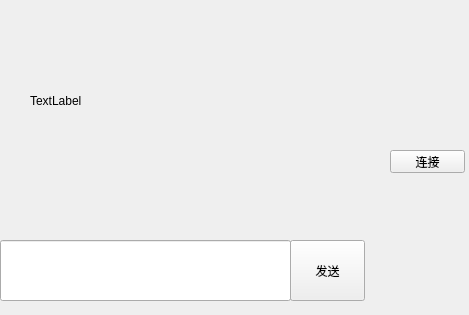
<?xml version="1.0" encoding="UTF-8"?>
<ui version="4.0">
 <class>Widget</class>
 <widget class="QWidget" name="Widget">
  <property name="geometry">
   <rect>
    <x>0</x>
    <y>0</y>
    <width>469</width>
    <height>315</height>
   </rect>
  </property>
  <property name="windowTitle">
   <string>Widget</string>
  </property>
  <widget class="QPushButton" name="sendButton">
   <property name="geometry">
    <rect>
     <x>290</x>
     <y>240</y>
     <width>75</width>
     <height>61</height>
    </rect>
   </property>
   <property name="text">
    <string>发送</string>
   </property>
  </widget>
  <widget class="QPushButton" name="connectButton">
   <property name="geometry">
    <rect>
     <x>390</x>
     <y>150</y>
     <width>75</width>
     <height>23</height>
    </rect>
   </property>
   <property name="text">
    <string>连接</string>
   </property>
  </widget>
  <widget class="QLabel" name="showWindow">
   <property name="geometry">
    <rect>
     <x>30</x>
     <y>70</y>
     <width>181</width>
     <height>61</height>
    </rect>
   </property>
   <property name="text">
    <string>TextLabel</string>
   </property>
   <property name="textInteractionFlags">
    <set>Qt::LinksAccessibleByMouse</set>
   </property>
  </widget>
  <widget class="QLineEdit" name="writeWindow">
   <property name="geometry">
    <rect>
     <x>0</x>
     <y>240</y>
     <width>291</width>
     <height>61</height>
    </rect>
   </property>
  </widget>
 </widget>
 <layoutdefault spacing="6" margin="11"/>
 <resources/>
 <connections/>
</ui>
